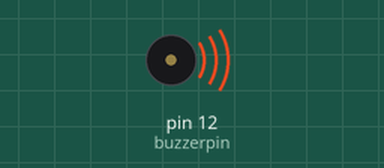
The sketch below on a simulated Arduino Uno, built with avr-gcc and run on an emulated ATmega328P. Shown: buzzer (waves = sounding).

Above: at 1.3 s.
At 3.77 s:
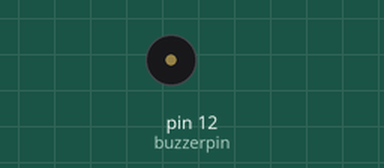
Timing chart, 0 to 4.5 s (numbered marks = the images above):
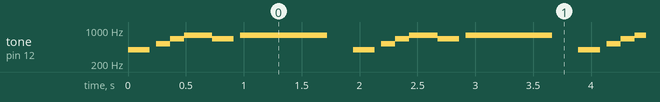

The sketch:

17_Audio.ino
```cpp
//  Audio

int buzzerpin = 12;
int tijdsduur = 750;

void setup () {     // Hier staat helemaal niets...
}

void loop() {
  tone(buzzerpin, 392, tijdsduur / 4); //G4
  delay(1.3 * tijdsduur / 4);
  tone(buzzerpin, 523, tijdsduur / 4); //C5
  delay(1.3 * tijdsduur / 8);
  tone(buzzerpin, 659, tijdsduur / 4); //E5
  delay(1.3 * tijdsduur / 8);
  tone(buzzerpin, 784, tijdsduur / 3); //G5
  delay(1.3 * tijdsduur / 4);
  tone(buzzerpin, 659, tijdsduur / 4); //E5
  delay(1.3 * tijdsduur / 4);
  tone(buzzerpin, 784, tijdsduur / 1); //G5
  delay(1.3 * tijdsduur / 1);
}
```

Measured:
- by itself, tone on pin 12 (buzzerpin): repeats every 1.9 s: silent 0.06 s, 523 Hz 0.12 s, 659 Hz 0.12 s, 784 Hz 0.24 s, 659 Hz 0.19 s, silent 0.06 s, 784 Hz 0.75 s, silent 0.22 s, 392 Hz 0.19 s
